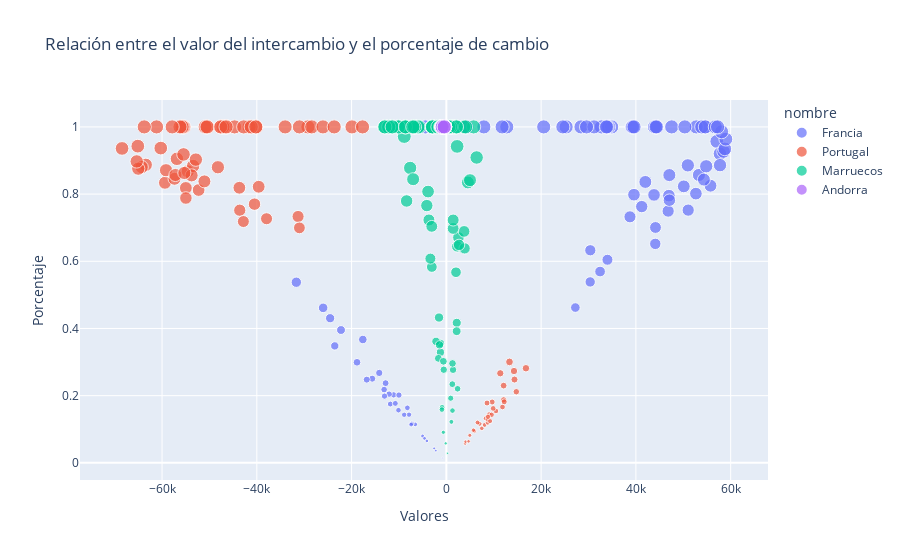

Notebook source saved alongside this figure:
### Code cell
fig = px.scatter(df_intercambio, x = 'Valores', y = 'Porcentaje', color = 'nombre',
                 size= 'Porcentaje', hover_name= 'tipo de intercambio',            
                 title = 'Relación entre el valor del intercambio y el porcentaje de cambio',
                 size_max= 10)

fig.show()

### Figure 1 — Plotly figure (JSON) as saved in the notebook; plotly's stock layout.template omitted (floating-point values rounded to 4 significant figures)
{"data": [{"hovertemplate": "<b>%{hovertext}</b><br><br>nombre=Francia<br>Valores=%{x}<br>Porcentaje=%{marker.size}<extra></extra>", "hovertext": ["Exportación", "Exportación", "Exportación", "Exportación", "Exportación", "Exportación", "Exportación", "Exportación", "Exportación", "Exportación", "Exportación", "Exportación", "Exportación", "Exportación", "Exportación", "Exportación", "Exportación", "Exportación", "Exportación", "Exportación", "Exportación", "Exportación", "Exportación", "Exportación", "Exportación", "Exportación", "Exportación", "Exportación", "Exportación", "Exportación", "Exportación", "Importación", "Importación", "Importación", "Importación", "Importación", "Importación", "Importación", "Importación", "Importación", "Importación", "Importación", "Importación", "Importación", "Importación", "Importación", "Importación", "Importación", "Importación", "Importación", "Importación", "Importación", "Importación", "Importación", "Importación", "Importación", "Importación", "Importación", "Importación", "Importación", "Importación", "Importación", "saldo", "saldo", "saldo", "saldo", "saldo", "saldo", "saldo", "saldo", "saldo", "saldo", "saldo", "saldo", "saldo", "saldo", "saldo", "saldo", "saldo", "saldo", "saldo", "saldo", "saldo", "saldo", "saldo", "saldo", "saldo", "saldo", "saldo", "saldo", "saldo", "saldo", "saldo"], "legendgroup": "Francia", "marker": {"color": "#636efa", "size": [0.2024, 0.2994, 0.3672, 0.1434, 0.04312, 0.1144, 0.5377, 0.07969, 0.07298, 0.175, 0.4614, 0.3954, 0.2372, 0.177, 0.2506, 0.2046, 0.4305, 0.3481, 0.1431, 0.2018, 0.2477, 0.2677, 0.06539, 0.1172, 0.2181, 0.03638, 0.01449, 0.1638, 0.1986, 0.1568, 0.114, 0.7976, 0.7006, 0.6328, 0.8566, 0.9569, 0.8856, 0.4623, 0.9203, 0.927, 0.825, 0.5386, 0.6046, 0.7628, 0.823, 0.7494, 0.7954, 0.5695, 0.6519, 0.8569, 0.7982, 0.7523, 0.7323, 0.9346, 0.8828, 0.7819, 0.9636, 0.9855, 0.8362, 0.8014, 0.8432, 0.886, 1, 1, 1, 1, 1, 1, 1, 1, 1, 1, 1, 1, 1, 1, 1, 1, 1, 1, 1, 1, 1, 1, 1, 1, 1, 1, 1, 1, 1, 1, 1], "sizemode": "area", "sizeref": 0.01, "symbol": "circle"}, "mode": "markers", "name": "Francia", "orientation": "v", "showlegend": true, "type": "scatter", "x": [-11120.0, -18860.0, -17630.0, -7880.0, -2572.0, -6586.0, -31670.0, -5000.0, -4606.0, -11830.0, -26000.0, -22230.0, -12820.0, -10780.0, -15650.0, -12080.0, -24528, -23550.0, -8903, -10010.0, -16800.0, -14160.0, -4112.0, -7282.0, -13130.0, -2227.0, -854, -8227.0, -13050.0, -10110.0, -7428.0, 43830.0, 44140.0, 30380.0, 47060.0, 57080.0, 50960.0, 27230.0, 57740.0, 58508, 55750.0, 30350.0, 34000.0, 41230.0, 50110.0, 46810.0, 46970.0, 32440.0, 44094, 53300.0, 39590.0, 51038, 38750.0, 58770.0, 54840.0, 47070.0, 58980.0, 58090.0, 41993, 52660.0, 54360.0, 57750.0, 32710.0, 25280.0, 12750.0, 39180.0, 54500.0, 44380.0, -4440.0, 52740.0, 53900.0, 43920.0, 4352.0, 11760.0, 28410.0, 39330.0, 31160.0, 34890.0, 7914.0, 20540.0, 44400.0, 29580.0, 34230.0, 24590.0, 54660.0, 47560.0, 33940.0, 56760.0, 57240.0, 33770.0, 39610.0, 44250.0, 50330.0], "xaxis": "x", "y": [0.2024, 0.2994, 0.3672, 0.1434, 0.04312, 0.1144, 0.5377, 0.07969, 0.07298, 0.175, 0.4614, 0.3954, 0.2372, 0.177, 0.2506, 0.2046, 0.4305, 0.3481, 0.1431, 0.2018, 0.2477, 0.2677, 0.06539, 0.1172, 0.2181, 0.03638, 0.01449, 0.1638, 0.1986, 0.1568, 0.114, 0.7976, 0.7006, 0.6328, 0.8566, 0.9569, 0.8856, 0.4623, 0.9203, 0.927, 0.825, 0.5386, 0.6046, 0.7628, 0.823, 0.7494, 0.7954, 0.5695, 0.6519, 0.8569, 0.7982, 0.7523, 0.7323, 0.9346, 0.8828, 0.7819, 0.9636, 0.9855, 0.8362, 0.8014, 0.8432, 0.886, 1, 1, 1, 1, 1, 1, 1, 1, 1, 1, 1, 1, 1, 1, 1, 1, 1, 1, 1, 1, 1, 1, 1, 1, 1, 1, 1, 1, 1, 1, 1], "yaxis": "y"}, {"hovertemplate": "<b>%{hovertext}</b><br><br>nombre=Portugal<br>Valores=%{x}<br>Porcentaje=%{marker.size}<extra></extra>", "hovertext": ["Exportación", "Exportación", "Exportación", "Exportación", "Exportación", "Exportación", "Exportación", "Exportación", "Exportación", "Exportación", "Exportación", "Exportación", "Exportación", "Exportación", "Exportación", "Exportación", "Exportación", "Exportación", "Exportación", "Exportación", "Exportación", "Exportación", "Exportación", "Exportación", "Exportación", "Exportación", "Exportación", "Exportación", "Exportación", "Exportación", "Exportación", "Importación", "Importación", "Importación", "Importación", "Importación", "Importación", "Importación", "Importación", "Importación", "Importación", "Importación", "Importación", "Importación", "Importación", "Importación", "Importación", "Importación", "Importación", "Importación", "Importación", "Importación", "Importación", "Importación", "Importación", "Importación", "Importación", "Importación", "Importación", "Importación", "Importación", "Importación", "saldo", "saldo", "saldo", "saldo", "saldo", "saldo", "saldo", "saldo", "saldo", "saldo", "saldo", "saldo", "saldo", "saldo", "saldo", "saldo", "saldo", "saldo", "saldo", "saldo", "saldo", "saldo", "saldo", "saldo", "saldo", "saldo", "saldo", "saldo", "saldo", "saldo", "saldo"], "legendgroup": "Portugal", "marker": {"color": "#EF553B", "size": [0.8121, 0.8675, 0.8838, 0.8557, 0.8799, 0.7334, 0.6995, 0.8189, 0.8872, 0.8337, 0.752, 0.8804, 0.871, 0.9427, 0.905, 0.8183, 0.8456, 0.9181, 0.8756, 0.9027, 0.937, 0.8568, 0.9359, 0.8973, 0.8379, 0.8628, 0.8219, 0.7701, 0.7183, 0.7883, 0.7267, 0.1879, 0.1325, 0.1162, 0.1443, 0.1201, 0.2666, 0.3005, 0.1811, 0.1128, 0.1663, 0.248, 0.1196, 0.129, 0.05731, 0.09497, 0.1817, 0.1544, 0.08192, 0.1244, 0.09733, 0.06305, 0.1432, 0.06405, 0.1027, 0.1621, 0.1372, 0.1781, 0.2299, 0.2817, 0.2117, 0.2733, 1, 1, 1, 1, 1, 1, 1, 1, 1, 1, 1, 1, 1, 1, 1, 1, 1, 1, 1, 1, 1, 1, 1, 1, 1, 1, 1, 1, 1, 1, 1], "sizemode": "area", "sizeref": 0.01, "symbol": "circle"}, "mode": "markers", "name": "Portugal", "orientation": "v", "showlegend": true, "type": "scatter", "x": [-52280.0, -54580.0, -53440.0, -53761, -48210.0, -31300.0, -31010.0, -43690.0, -63440.0, -59390.0, -43600.0, -64300.0, -59160.0, -65120.0, -56870.0, -54980.0, -57370.0, -55470.0, -65022, -52870.0, -60270.0, -57190.0, -68440.0, -65350.0, -51060.0, -55300.0, -39610.0, -40490.0, -42840, -54970.0, -37950.0, 12090.0, 8336.0, 7028.0, 9066.0, 6581.0, 11380.0, 13320.0, 9663.0, 8069.0, 11850.0, 14379, 8732, 8760.0, 3959.0, 5967.0, 12210.0, 10473, 4949.0, 9236.0, 5701.0, 4056.0, 9557.0, 4684.0, 7482.0, 9878.0, 8791.0, 8583, 12090.0, 16800.0, 14760.0, 14270.0, -40190.0, -46240.0, -46410.0, -44700.0, -41630.0, -19920.0, -17690.0, -34020.0, -55370.0, -47540.0, -29220.0, -55570.0, -50400.0, -61160.0, -50900.0, -42770.0, -46890.0, -50520.0, -55790.0, -47168, -56220.0, -47630.0, -63760.0, -57870.0, -41180.0, -46510.0, -31020.0, -28400.0, -26040.0, -40210.0, -23670.0], "xaxis": "x", "y": [0.8121, 0.8675, 0.8838, 0.8557, 0.8799, 0.7334, 0.6995, 0.8189, 0.8872, 0.8337, 0.752, 0.8804, 0.871, 0.9427, 0.905, 0.8183, 0.8456, 0.9181, 0.8756, 0.9027, 0.937, 0.8568, 0.9359, 0.8973, 0.8379, 0.8628, 0.8219, 0.7701, 0.7183, 0.7883, 0.7267, 0.1879, 0.1325, 0.1162, 0.1443, 0.1201, 0.2666, 0.3005, 0.1811, 0.1128, 0.1663, 0.248, 0.1196, 0.129, 0.05731, 0.09497, 0.1817, 0.1544, 0.08192, 0.1244, 0.09733, 0.06305, 0.1432, 0.06405, 0.1027, 0.1621, 0.1372, 0.1781, 0.2299, 0.2817, 0.2117, 0.2733, 1, 1, 1, 1, 1, 1, 1, 1, 1, 1, 1, 1, 1, 1, 1, 1, 1, 1, 1, 1, 1, 1, 1, 1, 1, 1, 1, 1, 1, 1, 1], "yaxis": "y"}, {"hovertemplate": "<b>%{hovertext}</b><br><br>nombre=Marruecos<br>Valores=%{x}<br>Porcentaje=%{marker.size}<extra></extra>", "hovertext": ["Exportación", "Exportación", "Exportación", "Exportación", "Exportación", "Exportación", "Exportación", "Exportación", "Exportación", "Exportación", "Exportación", "Exportación", "Exportación", "Exportación", "Exportación", "Exportación", "Exportación", "Exportación", "Exportación", "Exportación", "Exportación", "Exportación", "Exportación", "Exportación", "Exportación", "Exportación", "Exportación", "Exportación", "Exportación", "Exportación", "Importación", "Importación", "Importación", "Importación", "Importación", "Importación", "Importación", "Importación", "Importación", "Importación", "Importación", "Importación", "Importación", "Importación", "Importación", "Importación", "Importación", "Importación", "Importación", "Importación", "Importación", "Importación", "saldo", "saldo", "saldo", "saldo", "saldo", "saldo", "saldo", "saldo", "saldo", "saldo", "saldo", "saldo", "saldo", "saldo", "saldo", "saldo", "saldo", "saldo", "saldo", "saldo", "saldo", "saldo", "saldo", "saldo", "saldo", "saldo", "saldo", "saldo", "saldo", "saldo"], "legendgroup": "Marruecos", "marker": {"color": "#00cc96", "size": [0.878, 0.8444, 1, 1, 1, 1, 1, 0.7795, 0.9716, 1, 0.7658, 0.723, 1, 1, 0.8075, 0.704, 0.3289, 0.091, 0.1653, 0.3557, 0.3616, 0.3513, 0.3111, 0.3023, 0.2772, 0.4326, 0.5832, 0.1585, 0.05802, 0.608, 0.122, 0.1556, 0.2205, 0.02843, 0.2342, 0.277, 0.1925, 0.296, 0.6711, 0.909, 0.8347, 0.6443, 0.6384, 0.6487, 0.6889, 0.6977, 0.7228, 0.5674, 0.4168, 0.8415, 0.942, 0.392, 1, 1, 1, 1, 1, 1, 1, 1, 1, 1, 1, 1, 1, 1, 1, 1, 1, 1, 1, 1, 1, 1, 1, 1, 1, 1, 1, 1, 1, 1], "sizemode": "area", "sizeref": 0.01, "symbol": "circle"}, "mode": "markers", "name": "Marruecos", "orientation": "v", "showlegend": true, "type": "scatter", "x": [-7640, -7010, -8680.0, -10110.0, -12169, -12980, -11440, -8380, -8884, -6714, -4120, -3680, -2990, -7059, -3860, -3080, -1250, -640, -900, -1270, -2183, -1450, -1688, -620, -550, -1550, -3064.0, -940, -140, -3370, 1062, 1292, 2370, 260, 1260, 1410, 920, 1295, 2550, 6393.0, 4545, 2300, 3854, 2678, 3738, 1431, 1434, 2033, 2190, 4989, 2273, 2173, -6578, -5718, -8680.0, -10110.0, -12169, -12980, -11440, -6010, -8624, -6714, -2860, -2270, -2990, -7059, -2940, -1785, 1300, 5753.0, 3645, 1030, 1671, 1228, 2050, 811, 884, 483, -873.7, 4049, 2133, -1197], "xaxis": "x", "y": [0.878, 0.8444, 1, 1, 1, 1, 1, 0.7795, 0.9716, 1, 0.7658, 0.723, 1, 1, 0.8075, 0.704, 0.3289, 0.091, 0.1653, 0.3557, 0.3616, 0.3513, 0.3111, 0.3023, 0.2772, 0.4326, 0.5832, 0.1585, 0.05802, 0.608, 0.122, 0.1556, 0.2205, 0.02843, 0.2342, 0.277, 0.1925, 0.296, 0.6711, 0.909, 0.8347, 0.6443, 0.6384, 0.6487, 0.6889, 0.6977, 0.7228, 0.5674, 0.4168, 0.8415, 0.942, 0.392, 1, 1, 1, 1, 1, 1, 1, 1, 1, 1, 1, 1, 1, 1, 1, 1, 1, 1, 1, 1, 1, 1, 1, 1, 1, 1, 1, 1, 1, 1], "yaxis": "y"}, {"hovertemplate": "<b>%{hovertext}</b><br><br>nombre=Andorra<br>Valores=%{x}<br>Porcentaje=%{marker.size}<extra></extra>", "hovertext": ["Exportación", "Exportación", "Exportación", "Exportación", "Exportación", "Exportación", "Exportación", "Exportación", "Exportación", "Exportación", "Exportación", "Exportación", "Exportación", "Exportación", "Exportación", "Exportación", "Exportación", "Exportación", "Exportación", "Exportación", "Exportación", "Exportación", "Exportación", "Exportación", "Exportación", "Exportación", "Exportación", "Exportación", "Exportación", "Exportación", "Exportación", "saldo", "saldo", "saldo", "saldo", "saldo", "saldo", "saldo", "saldo", "saldo", "saldo", "saldo", "saldo", "saldo", "saldo", "saldo", "saldo", "saldo", "saldo", "saldo", "saldo", "saldo", "saldo", "saldo", "saldo", "saldo", "saldo", "saldo", "saldo", "saldo", "saldo", "saldo"], "legendgroup": "Andorra", "marker": {"color": "#ab63fa", "size": [1, 1, 1, 1, 1, 1, 1, 1, 1, 1, 1, 1, 1, 1, 1, 1, 1, 1, 1, 1, 1, 1, 1, 1, 1, 1, 1, 1, 1, 1, 1, 1, 1, 1, 1, 1, 1, 1, 1, 1, 1, 1, 1, 1, 1, 1, 1, 1, 1, 1, 1, 1, 1, 1, 1, 1, 1, 1, 1, 1, 1, 1], "sizemode": "area", "sizeref": 0.01, "symbol": "circle"}, "mode": "markers", "name": "Andorra", "orientation": "v", "showlegend": true, "type": "scatter", "x": [-416, -417, -417, -415, -412, -385, -357, -633, -950, -997, -888, -879, -369, -358, -569, -422, -411, -420, -415, -373, -372, -423, -431, -434, -410, -437, -399, -384, -439, -865, -458, -416, -417, -417, -415, -412, -385, -357, -633, -950, -997, -888, -879, -369, -358, -569, -422, -411, -420, -415, -373, -372, -423, -431, -434, -410, -437, -399, -384, -439, -865, -458], "xaxis": "x", "y": [1, 1, 1, 1, 1, 1, 1, 1, 1, 1, 1, 1, 1, 1, 1, 1, 1, 1, 1, 1, 1, 1, 1, 1, 1, 1, 1, 1, 1, 1, 1, 1, 1, 1, 1, 1, 1, 1, 1, 1, 1, 1, 1, 1, 1, 1, 1, 1, 1, 1, 1, 1, 1, 1, 1, 1, 1, 1, 1, 1, 1, 1], "yaxis": "y"}], "layout": {"legend": {"itemsizing": "constant", "title": {"text": "nombre"}, "tracegroupgap": 0}, "title": {"text": "Relación entre el valor del intercambio y el porcentaje de cambio"}, "xaxis": {"anchor": "y", "domain": [0, 1], "title": {"text": "Valores"}}, "yaxis": {"anchor": "x", "domain": [0, 1], "title": {"text": "Porcentaje"}}}}
